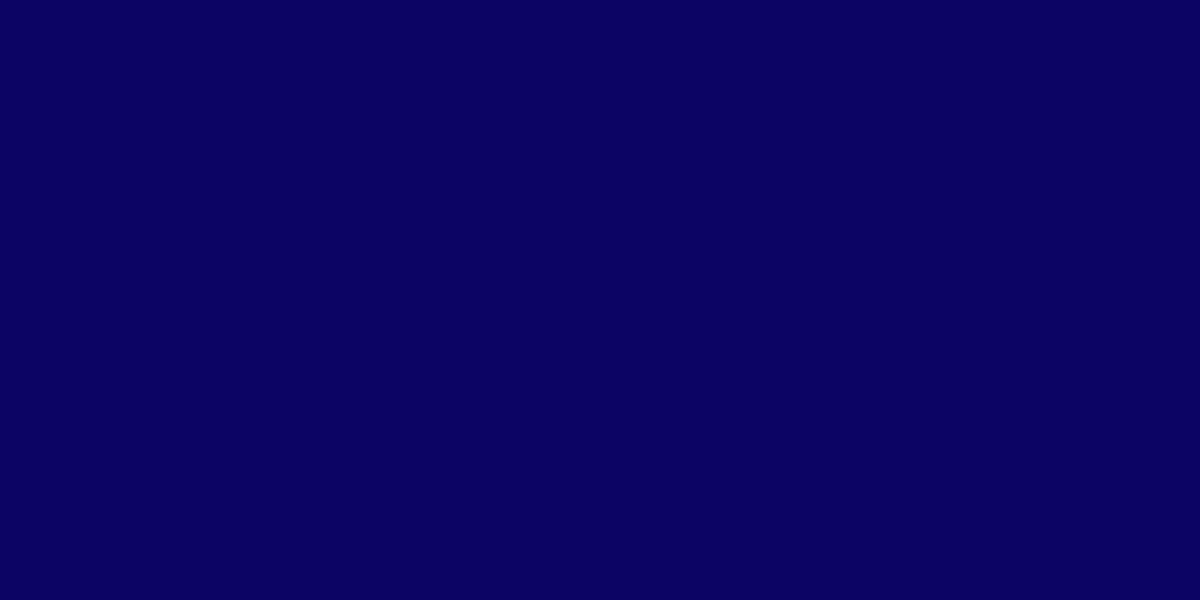
Frame 1 (no input)
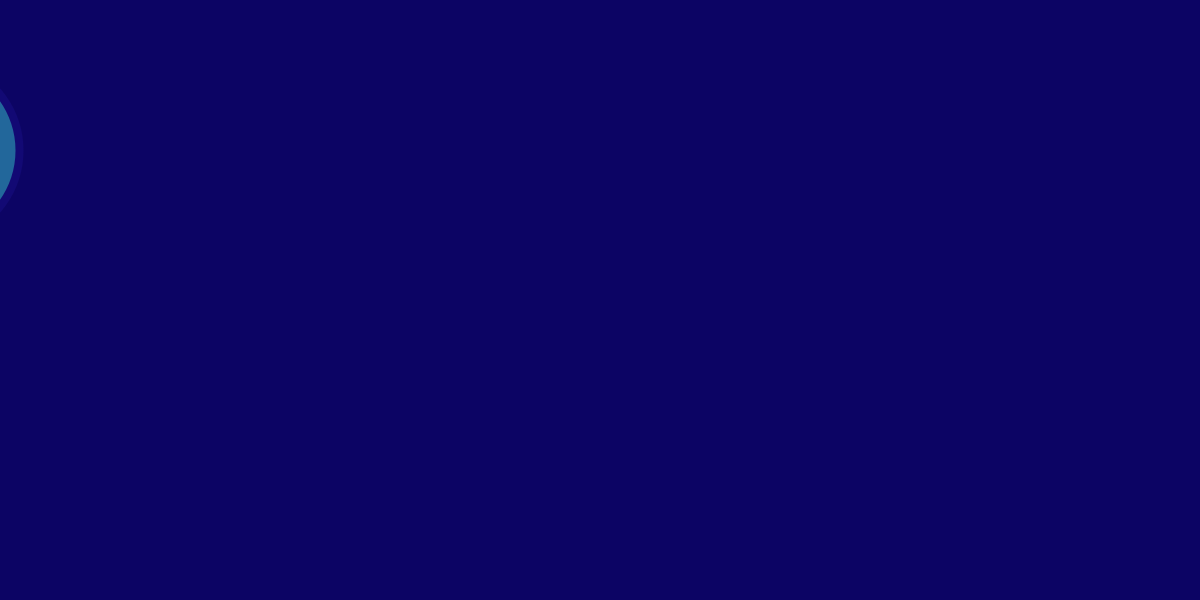
Frame 60 (the mouse pressed at the canvas centre just before this capture)
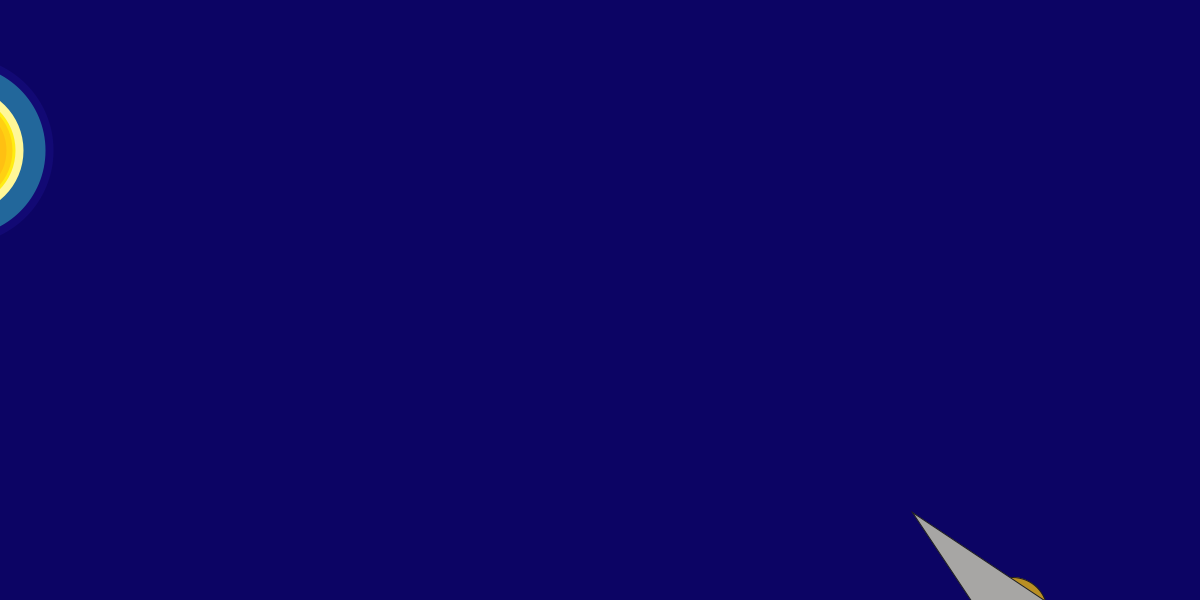
Frame 120 (the mouse held since frame 60 and released just before this capture)

The Processing sketch that drew these frames (run headless with seeded random() and noise(); from frame 60 on, the mouse is pressed at the canvas centre):

// Processing sketch: Eric_Grav
// ── Eric_Grav.pde
//gravity project 

//starting float, variables, strings, etc
//spaceship movement 
float t;
//star movement 
float s;

void setup() {
  size(1200, 600);
  ellipseMode(RADIUS);
}

void draw() {
  background(#0C0464);

  //grid
  //stroke(255);
  //for (int i =1; i<18; i++) {
  //  line(100*i, 0, 100*i, 1000);
  //  line(0, 100*i, 1800, 100*i);
  //}

  //star(from old picture)
  strokeWeight(8);
  stroke(#120974);
  fill(#22679B);
  ellipseMode(RADIUS);
  ellipse(-100+s, 150, 90, 90);
  strokeWeight(8);
  stroke(#FFF798);
  fill(#FFEC12);
  ellipseMode(RADIUS);
  ellipse(-100+s, 150, 60, 60);
  strokeWeight(6);
  stroke(#FFD012);
  fill(#FFC012);
  ellipseMode(RADIUS);
  ellipse(-100+s, 150, 50, 50);

//movement for star
s = s + .5;
//testing cords
println(s);

//reset star position 
  if (s > 1800) {
    s = 0;
  }

  //spaceship 
  strokeWeight(1);
  stroke(#1F1F1F); 
  //fuel
  fill(#B98F24);
  ellipse(1250+t, 850+t, 35, 35); 
  //thrusttrail 
  fill(#FFFDB4);
  triangle(1275+t, 900+t, 1300+t, 875+t, 1450+t, 1050+t);
  //thrusttrail2 
  stroke(#FFFDB4);
  fill(#FFF0B4);
  triangle(1285+t, 900+t, 1300+t, 885+t, 1400+t, 1000+t);
  //engine
  stroke(#1F1F1F);
  fill(#81807E);
  ellipse(1275+t, 875+t, 25, 25); 
  //hull 
  fill(#A7A6A4);
  triangle(1250+t, 900+t, 1300+t, 850+t, 1150+t, 750+t);

  //movement for spaceship
  t = t - 2;
  //testing cords
  //println(t); 

  //reset spaceship position 
  if (t < -1500) {
    t = 0;
  }
}
